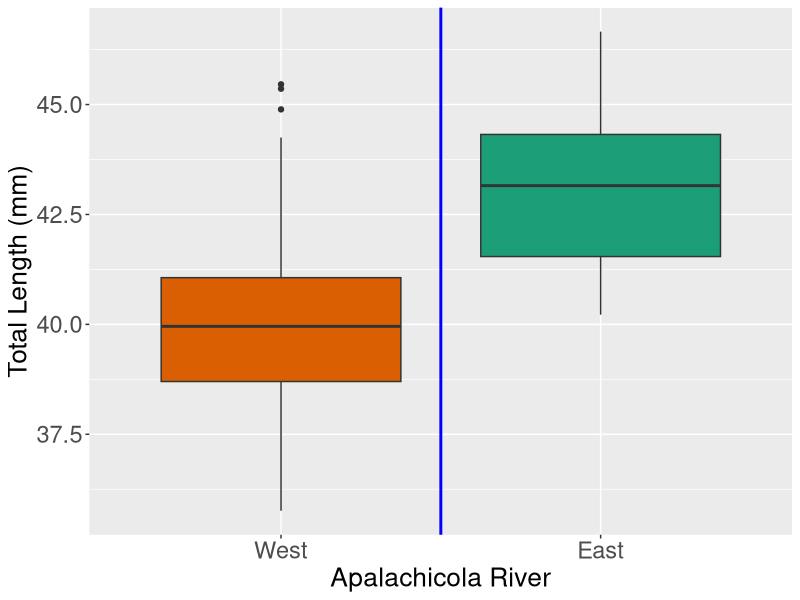
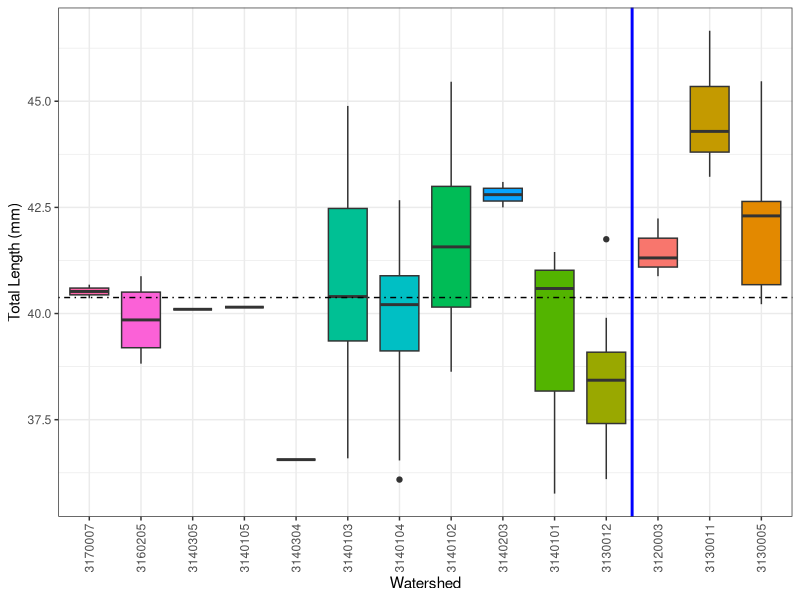

Reproduce these figures in R, in order.
setwd("C:/Users/hebre/Desktop/Grad School/Thesis")
library(readxl)
library(ggplot2)


###########################################
#######East/West of river graph############
###########################################

adults <- read.csv("adults.csv")

#Get rid of MS and GA records and no length data records:
adults <- subset(adults, (Site.name != "TN: Cumberland Co.") & Total.Length.mm != "na")

#Assign East/West values in a new column for GGPLOT to reference
adults$EW_River <- ifelse(adults$Long<(-85), "West", "East")

t <- ggplot(adults, aes(x=factor(EW_River, level=c('West', 'East')), y=Total.Length.mm)) + geom_boxplot(aes(fill = EW_River)) +
  theme_gray() + scale_fill_brewer(palette="Dark2") 
#Change geomboxplot fill to "Sex" for E vs. W by sex

t + xlab("Apalachicola River") + ylab("Total Length (mm)") + geom_vline(xintercept=1.5, col = "blue", lwd=1) +
  theme(axis.text=element_text(size=17), axis.title=element_text(size=19), legend.position = "none") 

#For Wilcox Testing East vs. West
East <- subset(adults, EW_River == "East")
West <- subset(adults, EW_River =="West")
wilcox.test(East$Total.Length.mm, West$Total.Length.mm, alternative="greater") 

#For Wilcox Testing East Female vs. Male
East_F <- subset(East, Sex=="female")
East_M <- subset(East, Sex=="male")
wilcox.test(East_F$Total.Length.mm, East_M$Total.Length.mm, alternative="greater") 

#For Wilcox Testing West Female vs. Male
West_F <- subset(West, Sex=="female")
West_M <- subset(West, Sex=="male")
wilcox.test(West_F$Total.Length.mm, West_M$Total.Length.mm, alternative="greater") 

#For Wilcox Testing East Male vs. West Male
wilcox.test(East_M$Total.Length.mm, West_M$Total.Length.mm, alternative="greater") 

#For Wilcox Testing East Female vs. West Female
wilcox.test(East_F$Total.Length.mm, West_F$Total.Length.mm, alternative="greater") 

######################################
######Using GIS Attribute table#######
######################################

adults <- read.csv("Adults_watershed.csv", na = "", header = T) #This is spatial join from GIS of just adults
adults <- subset(adults, Total_Length_mm != "NA") #Get rid of individuals w/out total length
adults$Total_Length_mm <- as.numeric(adults$Total_Length_mm) 
adults$HUC_8 <- as.factor(adults$HUC_8)
#All used HUC-8 codes go into a string for later use
hucs <- c('3170007','3160205','3140305','3140105','3140304','3140103','3140104','3140102','3140203','3140101',
          '3130012','3120003','3130011','3130005')
east_huc <- c('3120003','3130011','3130005')
west_huc <- c('3170007','3160205','3140305','3140105','3140304','3140103','3140104','3140102','3140203','3140101',
              '3130012')

t <- ggplot(adults, aes(x=factor(HUC_8, level=hucs), y=Total_Length_mm)) + geom_boxplot(aes(fill = HUC_8)) + theme_bw()
# Change geom_boxplot fill to "Sex" for lengths by sex

t + xlab("Watershed") + ylab("Total Length (mm)") + geom_vline(xintercept=11.5, col = "blue", lwd=1) + 
  geom_hline(yintercept=mean(adults$Total_Length_mm), col = "black", lwd=0.5, linetype="dotdash")+
  theme(axis.text.x = element_text(angle = 90, vjust = 0.5, hjust=1)) + theme(legend.position="none")
#Comment out legend position for boxplot showing sex

west = subset(adults,HUC_8 %in% west_huc) #Adults west of river 
east = subset(adults,HUC_8 %in% east_huc) #Adults east of river

#Kruskal-Wallis test
kruskal.test(adults$Total_Length_mm ~ adults$HUC_8)

#Which ones are significantly different? 
pairwise <- pairwise.wilcox.test(adults$Total_Length_mm, adults$HUC_8, p.adjust.method = "BH")
pairwise <- as.data.frame(pairwise$p.value)
ifelse(pairwise > 0.05, NA, "check") #just for ease of use